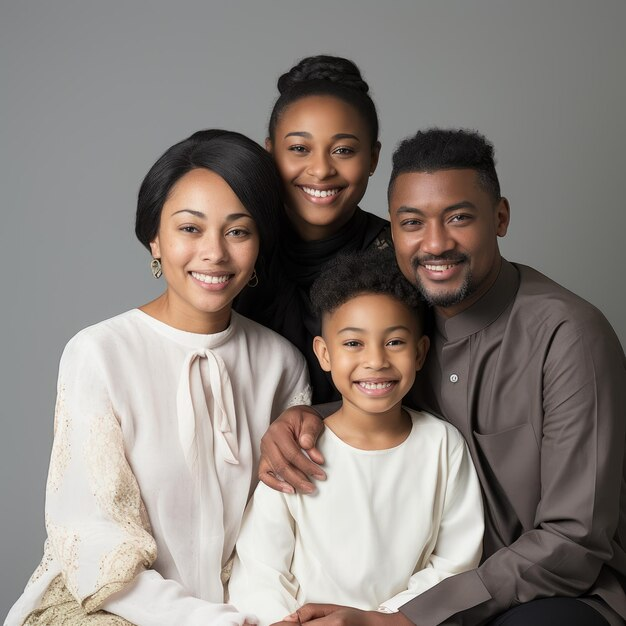
#> input picture StencilMain/Images/family_image.jpg, 626 x 626 px
$ python app2.py --input Images/family_image.jpg
#> lines starting #> are read from the running program, lines starting #| are printed output that depends on the picture; after the words box and inside, x2 and y2 are one past the last pixel; in counts of white or black regions, pixels touching at a corner belong together
import cv2
import numpy as np
import sys
import argparse

WINDOW_NAME = 'Stencil Preview'


def remove_small_and_thin_features(layer, min_area=1000, min_width=8):
    contours, _ = cv2.findContours(layer, cv2.RETR_EXTERNAL, cv2.CHAIN_APPROX_SIMPLE)
    cleaned = np.zeros_like(layer)
    for cnt in contours:
        area = cv2.contourArea(cnt)
        x, y, w, h = cv2.boundingRect(cnt)
        if area > min_area and w > min_width and h > min_width:
            cv2.drawContours(cleaned, [cnt], -1, 255, thickness=cv2.FILLED)
    return cleaned

def add_and_color_bridges(stencil, bridge_thickness=6):
    num_labels, labels = cv2.connectedComponents(stencil)
    if num_labels <= 2:
        color_preview = cv2.cvtColor(stencil, cv2.COLOR_GRAY2BGR)
        return stencil, color_preview
    centroids = []
    for i in range(1, num_labels):
        mask = (labels == i).astype(np.uint8)
        M = cv2.moments(mask)
        if M["m00"] != 0:
            cx = int(M["m10"] / M["m00"])
            cy = int(M["m01"] / M["m00"])
            centroids.append((cx, cy))
    stencil_with_bridges = stencil.copy()
    color_preview = cv2.cvtColor(stencil, cv2.COLOR_GRAY2BGR)
    if len(centroids) > 1:
        for i in range(len(centroids) - 1):
            cv2.line(stencil_with_bridges, centroids[i], centroids[i+1], 255, thickness=bridge_thickness)
            cv2.line(color_preview, centroids[i], centroids[i+1], (0, 0, 255), thickness=bridge_thickness)
    return stencil_with_bridges, color_preview

def gui_mode(image, output_path):
    def nothing(x):
        pass
    cv2.namedWindow(WINDOW_NAME, cv2.WINDOW_NORMAL)
    cv2.createTrackbar('Threshold', WINDOW_NAME, 128, 255, nothing)
    cv2.createTrackbar('Min Area', WINDOW_NAME, 1000, 10000, nothing)
    cv2.createTrackbar('Min Width', WINDOW_NAME, 8, 50, nothing)
    gray = cv2.cvtColor(image, cv2.COLOR_BGR2GRAY)
    blurred = cv2.GaussianBlur(gray, (5, 5), 0)
    while True:
        threshold = cv2.getTrackbarPos('Threshold', WINDOW_NAME)
        min_area = cv2.getTrackbarPos('Min Area', WINDOW_NAME)
        min_width = cv2.getTrackbarPos('Min Width', WINDOW_NAME)
        _, stencil = cv2.threshold(blurred, threshold, 255, cv2.THRESH_BINARY)
        cleaned = remove_small_and_thin_features(stencil, min_area=min_area, min_width=min_width)
        stencil_with_bridges, color_preview = add_and_color_bridges(cleaned)
        cv2.imshow(WINDOW_NAME, color_preview)
        key = cv2.waitKey(50) & 0xFF
        if key == ord('q'):
            break
        if key == ord('s'):
            cv2.imwrite(output_path, stencil_with_bridges)
            print(f"Stencil saved to {output_path} (threshold={threshold}, min_area={min_area}, min_width={min_width})")
    cv2.destroyAllWindows()

def main():
    parser = argparse.ArgumentParser(description='Generate a single stencil image with adjustable threshold and feature size.')
    parser.add_argument('--input', type=str, required=True, help='Path to input image')
    parser.add_argument('--output', type=str, default='stencil_output.png', help='Path to save the output stencil image')
    parser.add_argument('--threshold', type=int, default=128, help='Threshold value (0-255)')
    parser.add_argument('--min_area', type=int, default=1000, help='Minimum area for features to keep')
    parser.add_argument('--min_width', type=int, default=8, help='Minimum width/height for features to keep')
    parser.add_argument('--nogui', action='store_true', help='Run in command-line mode (no GUI)')
    args = parser.parse_args()

    image = cv2.imread(args.input)
#> image is the input picture: shape (626, 626, 3); mean B, G, R 124.6, 130, 138.2
    if image is None:
        print(f"Error: Could not load image from {args.input}")
        sys.exit(1)

    if args.nogui:
        gray = cv2.cvtColor(image, cv2.COLOR_BGR2GRAY)
        blurred = cv2.GaussianBlur(gray, (5, 5), 0)
        _, stencil = cv2.threshold(blurred, args.threshold, 255, cv2.THRESH_BINARY)
        cleaned = remove_small_and_thin_features(stencil, min_area=args.min_area, min_width=args.min_width)
        stencil_with_bridges, _ = add_and_color_bridges(cleaned)
        cv2.imwrite(args.output, stencil_with_bridges)
        print(f"Stencil generated and saved to {args.output}")
        print(f"Parameters: threshold={args.threshold}, min_area={args.min_area}, min_width={args.min_width}")
    else:
        gui_mode(image, args.output)
#> in gui_mode, `_, stencil = cv2.threshold(blurred, threshold, 255, cv2.THRESH_BINARY)`:
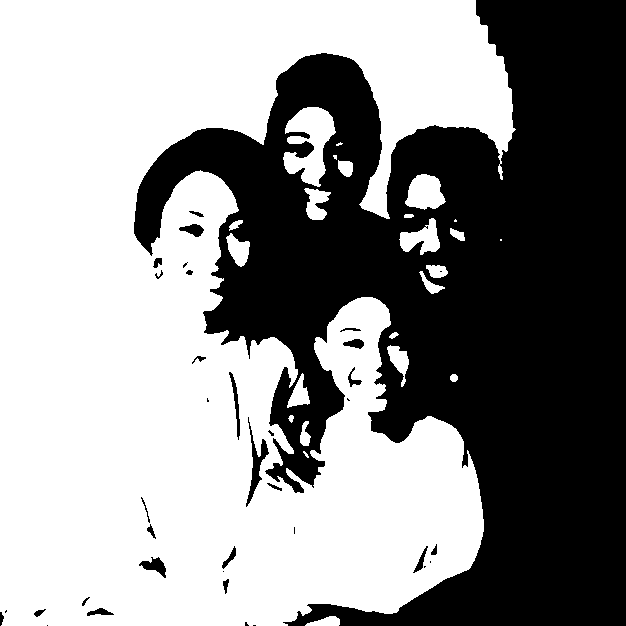
#> stencil: shape (626, 626); 57.5% white; 37 black regions (13 under 20 px)
#> in remove_small_and_thin_features, `contours, _ = cv2.findContours(layer, cv2.RETR_EXTERNAL, cv2.CHAIN_APP..`: contours = 24 contours, 5 with area under 20; largest, box (x1, y1, x2, y2) and area: (0, 0, 516, 626) 218100, (283, 107, 336, 187) 2262, (405, 174, 446, 210) 988, (399, 218, 440, 255) 746, (304, 188, 331, 220) 462
#> the loop in remove_small_and_thin_features, `for cnt in contours:` made 24 passes
#> (area, x, y, w, h) on passes 1, 3, 4, 5, 6, 7, 8, 9, 10, 12, 13, 14: (193.5, 305, 616, 35, 10), (141.5, 300, 421, 11, 25), (22, 288, 415, 6, 8), (41, 450, 374, 8, 8), (347, 287, 373, 23, 35), (383.5, 387, 345, 22, 42), (29.5, 389, 332, 10, 7), (161, 419, 271, 26, 23), (188.5, 426, 265, 22, 13), (437, 226, 233, 24, 34), (95, 450, 228, 15, 13), (61.5, 229, 220, 14, 11)
#> after the loop in remove_small_and_thin_features, `for cnt in contours:`:
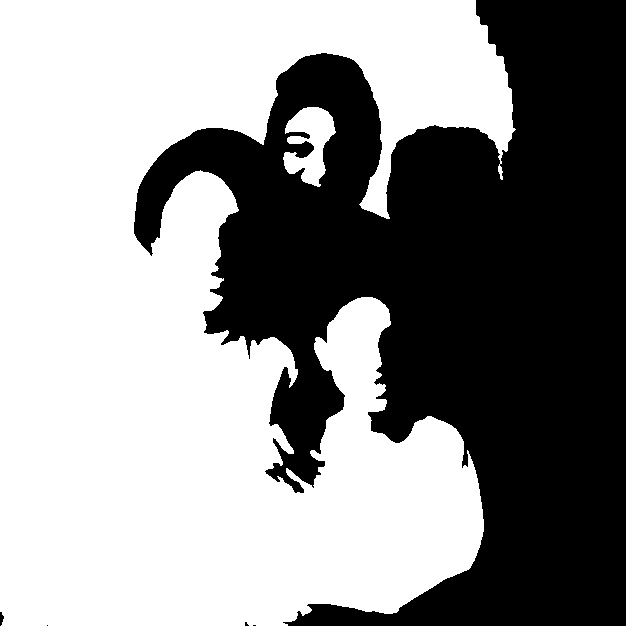
#> cleaned: shape (626, 626); 56.8% white; 5 black regions (3 under 20 px), largest, box (x1, y1, x2, y2) and area: (134, 0, 626, 626) 169263, (0, 612, 4, 626) 37
#> in add_and_color_bridges, `num_labels, labels = cv2.connectedComponents(stencil)`:
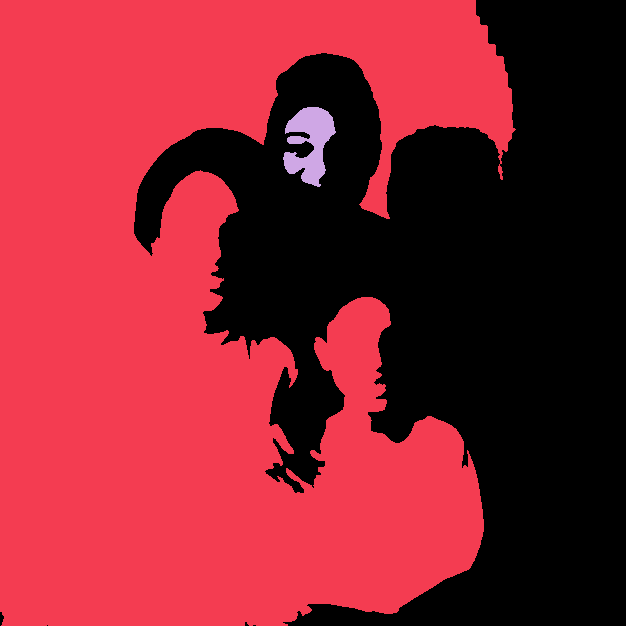
#> labels: shape (626, 626) int32; 3 distinct labels, from 0 to 2; one colour per label, 0 black
#> in add_and_color_bridges, `num_labels, labels = cv2.connectedComponents(stencil)`: num_labels = 3
#> the loop in add_and_color_bridges, `for i in range(1, num_labels):` made 2 passes
#> (cx, cy) on passes 1 to 2: (202, 324), (309, 142)
#> pass 1, in add_and_color_bridges, `mask = (labels == i).astype(np.uint8)`:
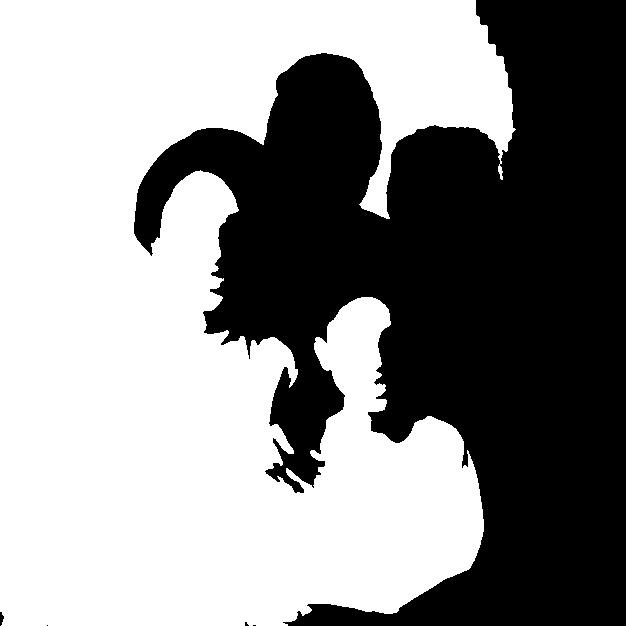
#> mask: shape (626, 626); values 0 (black) and 1 (white), 56.2% white; 5 black regions (3 under 20 px), largest, box (x1, y1, x2, y2) and area: (134, 0, 626, 626) 171681, (0, 612, 4, 626) 37
#> pass 2, in add_and_color_bridges, `mask = (labels == i).astype(np.uint8)`:
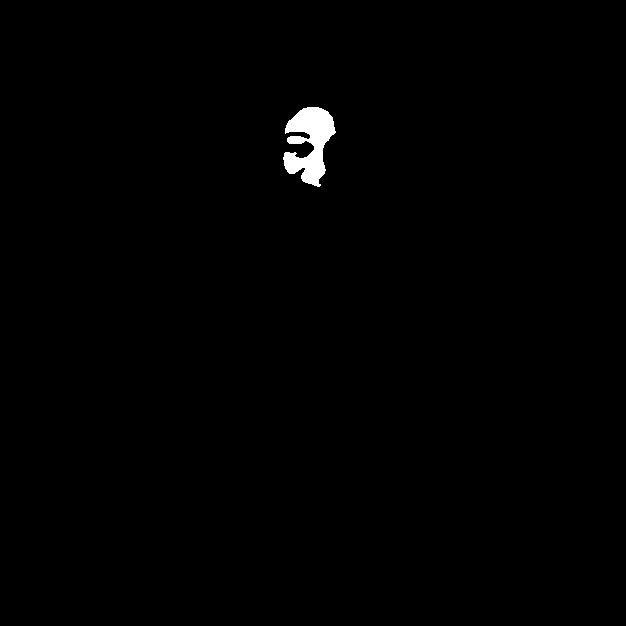
#> mask: shape (626, 626); values 0 (black) and 1 (white), 0.62% white; 1 white region, box (x1, y1, x2, y2) and area: (283, 107, 336, 187) 2418
#> after the loop in add_and_color_bridges, `for i in range(1, num_labels):`: centroids = [(202, 324), (309, 142)]
#> the loop in add_and_color_bridges, `for i in range(len(centroids) - 1):` made 1 pass
#> after the loop in add_and_color_bridges, `for i in range(len(centroids) - 1):`:
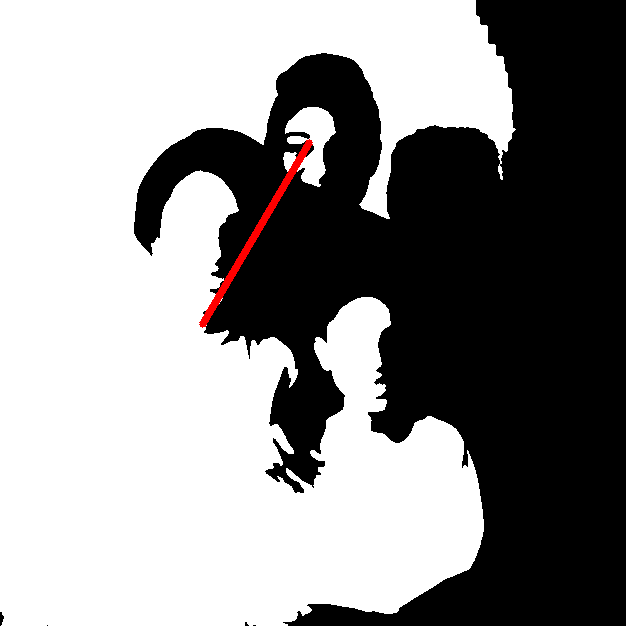
#> color_preview: shape (626, 626, 3); mean B, G, R 144.6, 144.6, 145.6
#> after the loop in add_and_color_bridges, `for i in range(len(centroids) - 1):`:
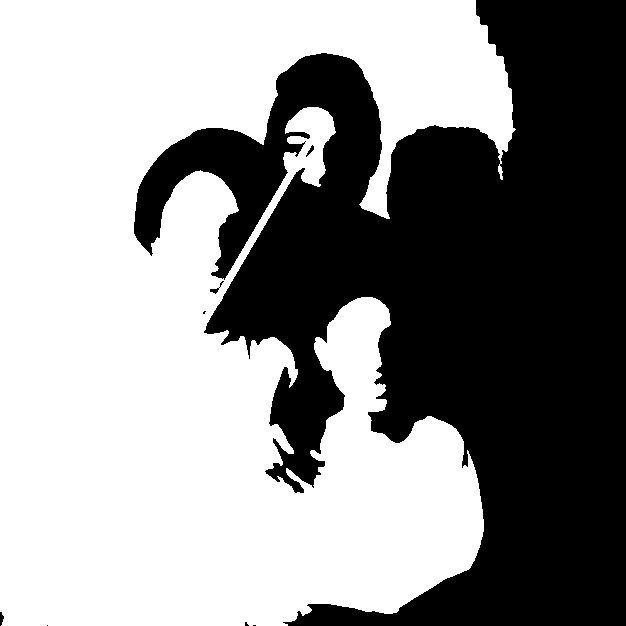
#> stencil_with_bridges: shape (626, 626); 57.1% white; 8 black regions (4 under 20 px), largest, box (x1, y1, x2, y2) and area: (134, 0, 626, 626) 167934, (210, 281, 224, 294) 43, (0, 612, 4, 626) 37, (306, 145, 314, 157) 34
#> (key q is pressed here)

if __name__ == "__main__":
    main()
